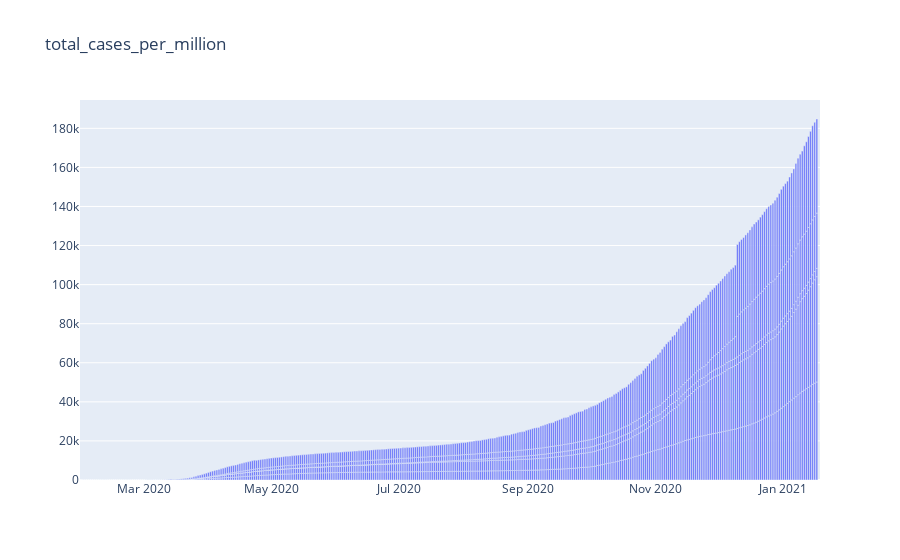

The notebook cell this image was saved under:
### Code cell
fig = go.Figure(data=[go.Bar(x=countries_cols['date'], y=countries_cols['total_cases_per_million'])], layout_title_text="total_cases_per_million")
fig.show()

### Figure 1 — Plotly figure (JSON) as saved in the notebook; plotly's stock layout.template omitted (floating-point values rounded to 4 significant figures; data arrays with more than 128 entries replaced by an {"elided": "..."} marker saying what was removed)
{"data": [{"type": "bar", "x": {"elided": "1656 str values"}, "y": {"elided": "1656 float values"}}], "layout": {"title": {"text": "total_cases_per_million"}}}
